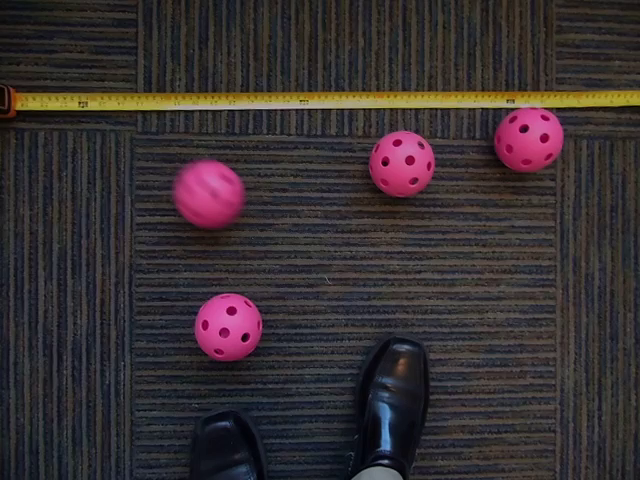
#> input picture im30.png, 640 x 480 px
$ python detecttest.py
#> lines starting #> are read from the running program, lines starting #| are printed output that depends on the picture; after the words box and inside, x2 and y2 are one past the last pixel; in counts of white or black regions, pixels touching at a corner belong together
import cv2 as cv
import matplotlib.pyplot as plt
import numpy as np
BGR = cv.imread('im30.png')
#> BGR is the input picture: shape (480, 640, 3); mean B, G, R 49.5, 47.3, 55.4
RGB = cv.cvtColor(BGR, cv.COLOR_BGR2RGB)
binary = np.logical_and(RGB[:,:,2]>100,RGB[:,:,2]<150)
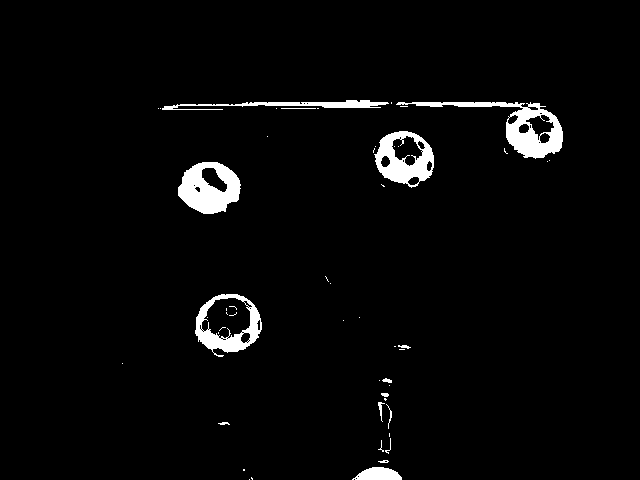
#> binary: shape (480, 640) bool; 3.1% white; 52 white regions (37 under 20 px), largest, box (x1, y1, x2, y2) and area: (396, 102, 563, 159) 2321, (178, 162, 241, 214) 2118, (374, 131, 434, 188) 1763
blue = 255*np.uint8(binary)
blur = cv.medianBlur(blue,15)
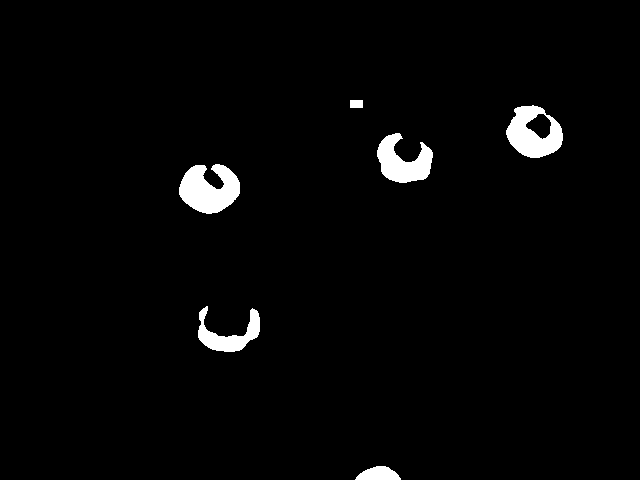
#> blur: shape (480, 640); 2.4% white; 6 white regions, box (x1, y1, x2, y2) and area: (179, 164, 240, 214) 2078, (506, 105, 563, 158) 1831, (377, 133, 433, 183) 1621, (198, 306, 260, 352) 1191, (355, 466, 401, 480) 458, (350, 100, 363, 108) 104
plt.figure(1)
plt.clf()
plt.imshow(blue, cmap='gray')
plt.pause(0.001)
plt.figure(2)
plt.clf()
plt.imshow(blur, cmap='gray')
plt.pause(0.001)
plt.show()
